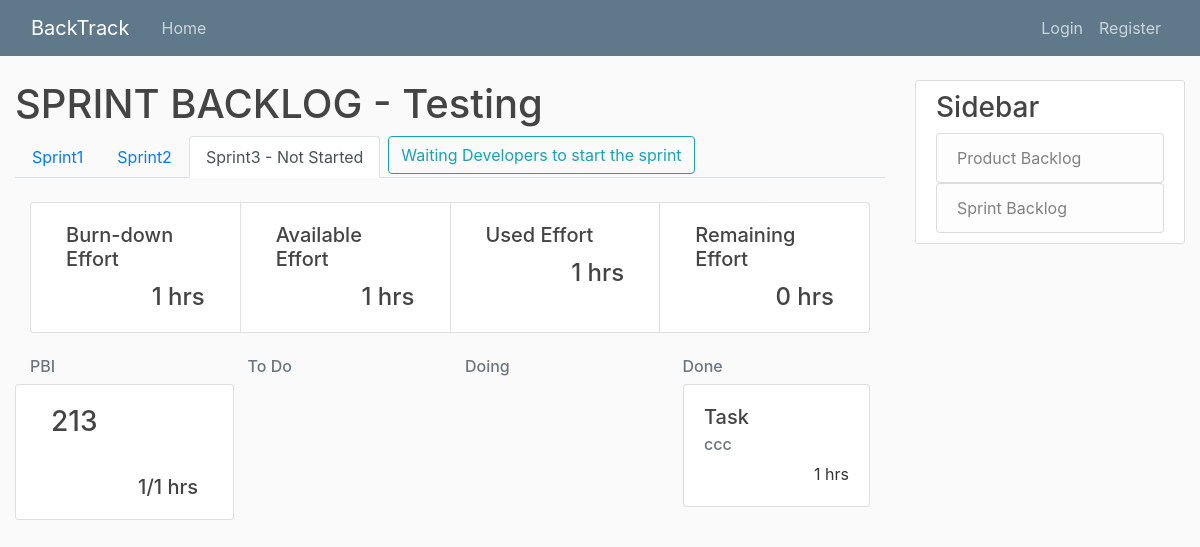
Screenshot of /testing-sprint_23/ with the database file from the repository.
### project/models.py (models this page shows, shortened)
class Project(models.Model):
	title = models.CharField(max_length=20, unique=True)
	details = models.TextField()
	slug = models.SlugField(unique=True, default="")

### sprintBacklog/models.py (models this page shows, shortened)
class Sprint(models.Model):
	title = models.CharField(max_length=20, default="Sprint")
	available_effort = models.IntegerField()
	start_date = models.DateField(blank=True, null=True)
	details = models.TextField(null=True)
	project = models.ForeignKey(Project, on_delete=models.CASCADE, blank=True, null=True, default=None)
	status_choice = [
		('Not Started', 'Not Started'),
		('Started', 'Started'),
		('Ended', 'Ended'),
	]
	status = models.CharField(
		max_length = 20,
		choices = status_choice,
		default ='Not Started',
	)
	def save(self, *args, **kwargs):
		number_of_sprint = Sprint.objects.filter(project=self.project).count()
		if Sprint.objects.filter(project=self.project).count() == None:
			number_of_sprint = 1
		else:
			number_of_sprint += 1
		if self not in Sprint.objects.filter(project=self.project):
			self.title = "Sprint" + str(number_of_sprint)
		super().save(*args, **kwargs)

class Task(models.Model):
	title = models.CharField(max_length=20, default="Task")
	status_choice = [
		('To Do', 'To Do'),
		('Doing', 'Doing'),
		('Done', 'Done'),
	]
	status = models.CharField(
		max_length = 5,
		choices = status_choice,
		default ='To Do',
	)
	effort = models.IntegerField("effort(hour)")
	details = models.TextField(null=True)
	sprint = models.ForeignKey(Sprint, on_delete=models.CASCADE, default=None)
	PBI = models.ForeignKey(PBI, on_delete=models.CASCADE, default=None)
	task_owner = models.ForeignKey(User, on_delete=models.SET_NULL, default=None, null=True, blank=True)

### productBacklog/models.py (models this page shows, shortened)
class PBI(models.Model):
	priority = models.IntegerField()
	title = models.CharField(max_length=20)
	status_choice = [
		('To Do', 'To Do'),
		('Doing', 'Doing'),
		('Done', 'Done'),
		('Unfinished', 'Unfinished')
	]
	status = models.CharField(
		max_length = 20,
		choices = status_choice,
		default = 'To Do',
	)
	ESP = models.IntegerField("estimated story point")
	details = models.TextField()
	project = models.ForeignKey(Project, on_delete=models.CASCADE, blank=True, null=True, default=None)
	sprint = models.ManyToManyField(Sprint) # , blank=True, null=True, default=None)

### users/models.py (models this page shows, shortened)
class User(AbstractBaseUser):
	email				=	models.EmailField(verbose_name="email",max_length=60, unique=True)
	position			=	models.CharField(
								max_length=32,
							)
	first_name			=	models.CharField(max_length=30, unique=False, default=False)
	last_name			= 	models.CharField(max_length=20, unique=False, default = False)
	username			=	models.CharField(max_length=10,unique=True)
	date_joined			=	models.DateTimeField(verbose_name='date joined', auto_now_add = True)
	last_login			=	models.DateTimeField(verbose_name='last login', auto_now=True)
	is_admin			=	models.BooleanField(default=False)
	is_active			=	models.BooleanField(default=True)
	is_staff			=	models.BooleanField(default=False)
	is_superuser		=	models.BooleanField(default=False)
	project				= 	models.ManyToManyField(Project)
	USERNAME_FIELD	=	'email'
	REQUIRED_FIELDS	=	['username',]
	objects = MyAccountManager()
	def __str__(self):
		return self.username

### sprintBacklog/views.py (the view)
# urls.py: path('<int:sprint>/', SprintBacklogListView.as_view(), name='sprint-home'),
class SprintBacklogListView(ListView):
	model = Sprint
	template_name = 'sprintBacklog/home.html'
	context_object_name = 'sprint'
	def get_queryset(self):
		queryset = Sprint.objects.filter(project=self.project).order_by('pk')
		index = 1
		for s in queryset:
			s.title = "Sprint" + str(index)
			s.save()
			index += 1
		return self.sprint
	def dispatch(self, request, *args, **kwargs):
		self.project = get_object_or_404(Project, slug=kwargs['project'])
		self.sprint = Sprint.objects.get(pk=kwargs['sprint'])
		return super().dispatch(request, *args, **kwargs)
	def get_context_data(self, **kwargs):
		context = super().get_context_data(**kwargs)
		context['project'] = self.project
		context['all_sprint'] = Sprint.objects.filter(project=self.project).order_by('pk')
		context['PBI'] = PBI.objects.filter(project=self.project, status='To Do')
		context['lastSprintEnded'] = Sprint.objects.filter(project=self.project).order_by('pk').last().status == 'Ended'
		task = []
		total = 0
		completed = 0
		for p in PBI.objects.filter(sprint=self.sprint):
			todo = Task.objects.filter(sprint=self.sprint).filter(status='To Do').filter(PBI=p)
			doing = Task.objects.filter(sprint=self.sprint).filter(status='Doing').filter(PBI=p)
			done = Task.objects.filter(sprint=self.sprint).filter(status='Done').filter(PBI=p)
			todoE = todo.aggregate(Sum('effort')).get('effort__sum') if todo else 0
			doingE = doing.aggregate(Sum('effort')).get('effort__sum') if doing else 0
			doneE = done.aggregate(Sum('effort')).get('effort__sum') if done else 0
			total += doneE + doingE + todoE
			completed += doneE
			tmp = {"pbi": p,
					"todo": todo,
					"doing": doing,
					"done": done,
					"finish": doneE,
					"not_finish": doingE + todoE + doneE
					}
			task.append(tmp)
		stat = {"completed": completed,
				"available": self.sprint.available_effort,
				"used": total,
				"remaining": self.sprint.available_effort - total
				}
		context['stat'] = stat
		context['task'] = task
		return context

### templates/SprintBacklog/home.html (shortened to what this page needs)
{% extends "base.html" %}
{% block content %}
	<h1>SPRINT BACKLOG - {{ project.title }}</h1>
	<ul class="nav nav-tabs" align="right">
		{% for s in all_sprint %}
		<li class="nav-item">
			{% if s.pk == sprint.pk %}
				<a class="nav-link active" href="{% url 'sprintBacklog-detail' project.slug s.pk %}">{{ s.title }} - {{ sprint.status }}</a>
			{% else %}
				<a class="nav-link" href="{% url 'sprint-home' project.slug s.pk %}">{{ s.title }}</a>
			{% endif %}
		</li>
		{% endfor %}
		{% if sprint.status != 'Ended' %}
		<li class="nav-item">
			{% if sprint.status == 'Not Started' %}
				{%if user.position == '3'%}
					<form action="{% url 'sprintBacklog-start' project.slug sprint.pk%}"  method="POST">{% csrf_token %}
					<button class="btn btn-outline-info ml-2">Start Sprint</button>
					</form>
				{%else%}
					<a class="btn btn-outline-info ml-2" href="#">Waiting Developers to start the sprint</a>
				{%endif%}
			{% elif sprint.status == 'Started' %}
				{%if user.position == '3'%}
					<form action="{% url 'sprintBacklog-end' project.slug sprint.pk%}"  method="POST">{% csrf_token %}
					<button class="btn btn-outline-info ml-2">End Sprint</button>
					</form>
				{%endif%}
			{% endif %}
		</li>
		{% endif %}
	</ul>
	<div class="container-fluid">
	<div class="card-group">
		<div class="col-sm card">
			<div class="card-body">
				<h5 class="card-title">Burn-down Effort</h5>
				<h4 class="card-text" style="text-align: right">{{ stat.completed }} hrs</h4>
			</div>
		</div>
		<div class="col-sm card">
			<div class="card-body">
				<h5 class="card-title">Available Effort</h5>
				<h4 class="card-text" style="text-align: right">{{ stat.available }} hrs</h4>
			</div>
		</div>
		<div class="col-sm card">
			<div class="card-body">
				<h5 class="card-title">Used Effort</h5>
				<h4 class="card-text" style="text-align: right">{{ stat.used }} hrs</h4>
			</div>
		</div>
		<div class="col-sm card">
			<div class="card-body">
				<h5 class="card-title">Remaining Effort</h5>
				<h4 class="card-text" style="text-align: right">{{ stat.remaining }} hrs</h4>
			</div>
		</div>
	</div>
	</div>
	<div class="container">
		<div class="row">
			<div class="col-md">
				<h6 class="text-muted">PBI</h6>
			</div>
			<div class="col-md">
				<h6 class="text-muted">To Do</h6>
			</div>
			<div class="col-md">
				<h6 class="text-muted">Doing</h6>
			</div>
			<div class="col-md">
				<h6 class="text-muted">Done</h6>
			</div>
		</div>
	</div>
	{% for t in task %}
	<div class="container">
		<div class="row">
			<div class="col-sm card">
				<div class="card-body d-flex flex-column">
					<a href="{% url 'productBacklog-detail' project.slug t.pbi.pk %}"><h3 class="card-title">{{ t.pbi.title }}</h3></a>
					<h5 class="card-text mt-auto" style="text-align: right">{{ t.finish }}/{{ t.not_finish }} hrs</h5>
				</div>
			</div>
			<div class="col-md">
			</div>
			<div class="col-md">
			</div>
			<div class="col-md">
			{% for i in t.done %}
				<div class="card">
					<div class="card-body">
						<a href="{% url 'task-detail' project.slug sprint.pk i.pk %}">
							<h5 class="card-title">{{ i.title }}</h5>
						</a>
						{% if i.task_owner %}
						<a href="{% url 'user-detail' i.task_owner.pk %}">
							<h6 class="card-subtitle mb-2 text-muted">{{ i.task_owner }}</h6>
						</a>
						{% else %}
							<h6 class="card-subtitle mb-2 text-muted">None</h6>
						{% endif %}
						<p class="card-text" style="text-align: right;">{{ i.effort }} hrs</p>
					</div>
				</div class="card">
			{% endfor %}
			</div>
		</div>
	</div>
	{% endfor %}
{% endblock content %}

### productBacklog/static/PBI/main.css (style rules this page uses)
body { background: #fafafa; color: #333333; margin-top: 5rem; }
h1, h2, h3, h4, h5, h6 { color: #444444; }
ul { margin: 0; }

### rows the page displays
Project: title "Testing"
Sprint: title "Sprint1"
Sprint: title "Sprint2"
Sprint: title "Sprint3", status "Not Started"
PBI: pbi "213", finish "1", not_finish "1"
Task: title "Task", task_owner "ccc", effort "1"

### other values shown
{{ stat.completed }} "1"
{{ stat.available }} "1"
{{ stat.used }} "1"
{{ stat.remaining }} "0"
